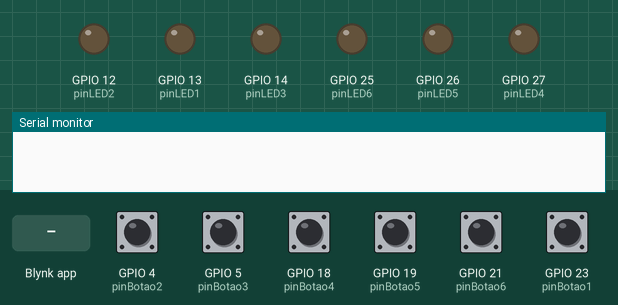
Simulated run of this sketch. Board: ESP32. Shown: output pins drawn as LEDs (lit = HIGH), the last lines printed to the serial monitor. The test bench sets the inputs (shaded band); at power-on: GPIO 4 (pinBotao2), GPIO 5 (pinBotao3), GPIO 18 (pinBotao4), GPIO 19 (pinBotao5), GPIO 21 (pinBotao6), GPIO 23 (pinBotao1) HIGH. WiFi joins after 1.5 s; servers stay silent unless stated.

Above: at 3.0 s.
3.1 s: Blynk app writes 1 to V1
At 3.4 s:
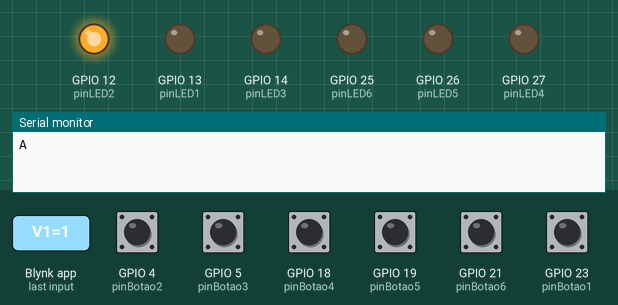
4.6 s: GPIO 5 (pinBotao3) pulled LOW for 0.15 s
At 5.2 s:
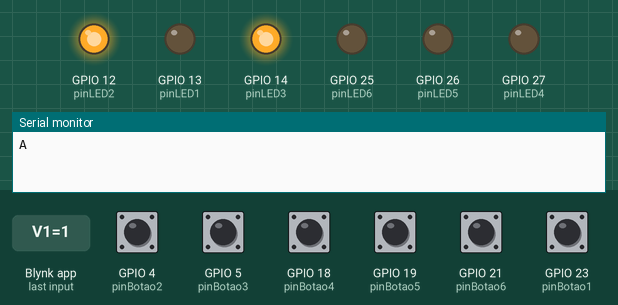
6.2 s: GPIO 4 (pinBotao2) pulled LOW for 0.15 s
At 7.5 s:
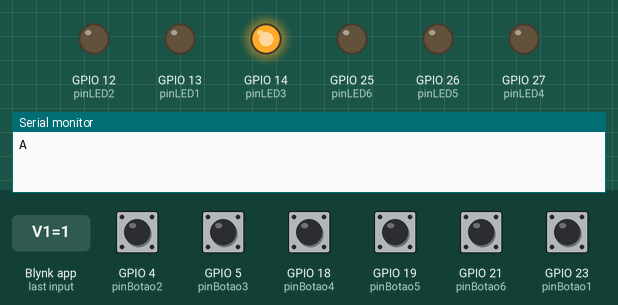
7.8 s: GPIO 18 (pinBotao4) pulled LOW for 0.15 s
At 8.9 s:
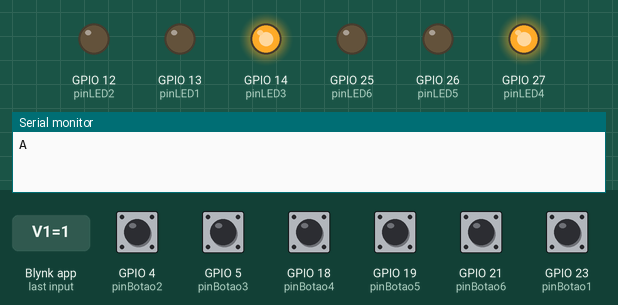
9.4 s: GPIO 19 (pinBotao5) pulled LOW for 0.15 s
At 10.1 s:
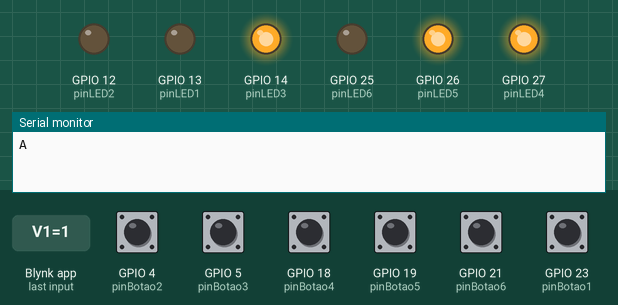
11.0 s: GPIO 21 (pinBotao6) pulled LOW for 0.15 s
At 12.5 s:
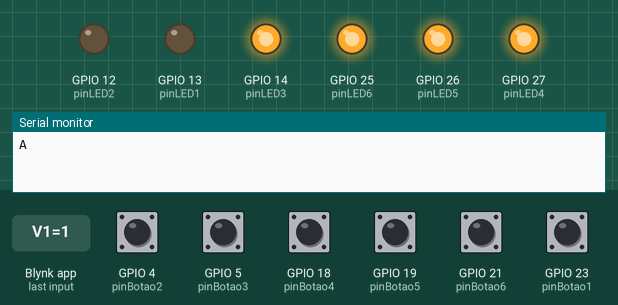
Timing chart, 0 to 13.6 s (numbered marks = the images above; inputs shaded):
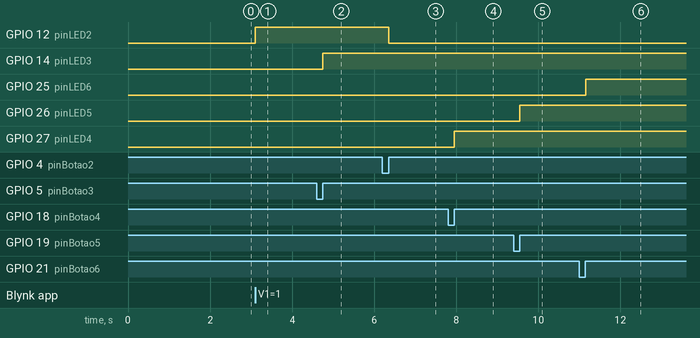

The sketch:

Esp32.ino
```cpp
#include <Arduino.h>
#include <WiFi.h>
#include <WiFiClient.h>
#include <BlynkSimpleEsp32.h>

#define BLYNK_PRINT Serial

#define tempoDebounce 10 //(tempo para eliminar o efeito Bounce EM MILISEGUNDOS)

#define pinBotao1 23
#define pinLED1   13

#define pinBotao2 4
#define pinLED2   12

#define pinBotao3 5
#define pinLED3 14

#define pinBotao4 18
#define pinLED4 27

#define pinBotao5 19
#define pinLED5 26

#define pinBotao6 21
#define pinLED6 25

#define pinBotao7 22
#define pinLED7 33


boolean pinBotao1Retencao();
boolean pinBotao2Retencao();
boolean pinBotao3Retencao();
boolean pinBotao4Retencao();
boolean pinBotao5Retencao();
boolean pinBotao6Retencao();
boolean pinBotao7Retencao();


int pinValue1;
int pinValue2;
int pinValue3;
int pinValue4;
int pinValue5;
int pinValue6;
int pinValue7;
int pinValue8;
int pinValue9;
int pinValue10;


char auth[] = "_npuvzdyd3dc3iFgWUU1anpdEvLgR550";
// char ssid[] = "Casa 2G";
// char pass[] = "senhanet5838";

char ssid[] = "Mira 2G";
char pass[] = "18205590";

// BLYNK_CONNECTED(){
//   Blynk.syncVirtual(V0);
//   Blynk.syncVirtual(V1);
//   Blynk.syncVirtual(V1);

// }

//LUZ SALA
BLYNK_WRITE(V0) {
   pinValue1 = param.asInt();
}

//LUZ COZINHA
BLYNK_WRITE(V1) {
   pinValue2 = param.asInt();
   if(pinValue2 == HIGH){
       Serial.print('A');
   }
   else{
       Serial.print('B');
   }
}

//LUZ BANHEIRO
BLYNK_WRITE(V2) {
   pinValue3 = param.asInt();
}

//LUZ QUARTO
BLYNK_WRITE(V3) {
   pinValue4 = param.asInt();
}

//LUZ ESCRITORIO
BLYNK_WRITE(V4) {
   pinValue5 = param.asInt();
}

//LUZ QUARTO 2
BLYNK_WRITE(V5) {
   pinValue6 = param.asInt();
}

//LUZ EXTERNA
BLYNK_WRITE(V6) {
   pinValue7 = param.asInt();
}

//AR CONDICIONADO
BLYNK_WRITE(V7) {
   if(param.asInt()){
       Serial.print('A');
   }
   else{
       Serial.print('Z');
   }
}

//PORTAO
BLYNK_WRITE(V8) {
   if(param.asInt()){
       Serial.print('1');
   }
   else{
       Serial.print('0');
   }
}

////ALARME
BLYNK_WRITE(V9) {
   if(param.asInt() == HIGH){
       Serial.print('C');
   }
   else{
       Serial.print('D');
   }
}

void setup() {
   Serial.begin(9600);
   Blynk.begin(auth, ssid, pass);
   pinMode(pinBotao1, INPUT_PULLUP);
   pinMode(pinBotao2, INPUT_PULLUP);
   pinMode(pinBotao3, INPUT_PULLUP);
   pinMode(pinBotao4, INPUT_PULLUP);
   pinMode(pinBotao5, INPUT_PULLUP);
   pinMode(pinBotao6, INPUT_PULLUP);

   pinMode(pinLED1, OUTPUT);
   pinMode(pinLED2, OUTPUT);
   pinMode(pinLED3, OUTPUT);
   pinMode(pinLED4, OUTPUT);
   pinMode(pinLED5, OUTPUT);
   pinMode(pinLED6, OUTPUT);

}

void loop() {
   Blynk.run();

   if (pinBotao1Retencao()) {
       digitalWrite(pinLED1, HIGH);
   } else {
       digitalWrite(pinLED1, LOW);
   }

   if (pinBotao2Retencao()) {
       digitalWrite(pinLED2, HIGH);
   } else {
       digitalWrite(pinLED2, LOW);
   }

   if (pinBotao3Retencao()) {
       digitalWrite(pinLED3, HIGH);
   } else {
       digitalWrite(pinLED3, LOW);
   }

   if (pinBotao4Retencao()) {
       digitalWrite(pinLED4, HIGH);
   } else {
       digitalWrite(pinLED4, LOW);
   }

   if (pinBotao5Retencao()) {
       digitalWrite(pinLED5, HIGH);
   } else {
       digitalWrite(pinLED5, LOW);
   }

   if (pinBotao6Retencao()) {
       digitalWrite(pinLED6, HIGH);
   } else {
       digitalWrite(pinLED6, LOW);
   }


}

boolean pinBotao1Retencao() {

   bool estadoBotao;
   static bool estadoBotaoAnt;
   static bool estadoVirtual;
   static bool estadovirtualAnt;

   static bool estadoRet = true;
   static unsigned long delayBotao = 0;

   if ( (millis() - delayBotao) > tempoDebounce ) {
       estadoBotao = digitalRead(pinBotao1);
       estadoVirtual = pinValue1;
       if ( (estadoBotao && (estadoBotao != estadoBotaoAnt)) || (estadoVirtual && (estadoVirtual != estadovirtualAnt))) {
           estadoRet = !estadoRet;
           delayBotao = millis();
       }
       estadoBotaoAnt = estadoBotao;
       estadovirtualAnt = estadoVirtual;
   }

   return estadoRet;
}


boolean pinBotao2Retencao() {

   bool estadoBotao;
   static bool estadoBotaoAnt;
   static bool estadoVirtual;
   static bool estadovirtualAnt;

   static bool estadoRet = true;
   static unsigned long delayBotao = 0;

   if ( (millis() - delayBotao) > tempoDebounce ) {
       estadoBotao = digitalRead(pinBotao2);
       estadoVirtual = pinValue2;
       if ( (estadoBotao && (estadoBotao != estadoBotaoAnt)) || (estadoVirtual && (estadoVirtual != estadovirtualAnt))) {
           estadoRet = !estadoRet;
           delayBotao = millis();
       }
       estadoBotaoAnt = estadoBotao;
       estadovirtualAnt = estadoVirtual;
   }

   return estadoRet;
}

boolean pinBotao3Retencao() {

   bool estadoBotao;
   static bool estadoBotaoAnt;
   static bool estadoVirtual;
   static bool estadovirtualAnt;

   static bool estadoRet = true;
   static unsigned long delayBotao = 0;

   if ( (millis() - delayBotao) > tempoDebounce ) {
       estadoBotao = digitalRead(pinBotao3);
       estadoVirtual = pinValue3;
       if ( (estadoBotao && (estadoBotao != estadoBotaoAnt)) || (estadoVirtual && (estadoVirtual != estadovirtualAnt))) {
           estadoRet = !estadoRet;
           delayBotao = millis();
       }
       estadoBotaoAnt = estadoBotao;
       estadovirtualAnt = estadoVirtual;
   }

   return estadoRet;
}

boolean pinBotao4Retencao() {

   bool estadoBotao;
   static bool estadoBotaoAnt;
   static bool estadoVirtual;
   static bool estadovirtualAnt;

   static bool estadoRet = true;
   static unsigned long delayBotao = 0;

   if ( (millis() - delayBotao) > tempoDebounce ) {
       estadoBotao = digitalRead(pinBotao4);
       estadoVirtual = pinValue4;
       if ( (estadoBotao && (estadoBotao != estadoBotaoAnt)) || (estadoVirtual && (estadoVirtual != estadovirtualAnt))) {
           estadoRet = !estadoRet;
           delayBotao = millis();
       }
       estadoBotaoAnt = estadoBotao;
       estadovirtualAnt = estadoVirtual;
   }

   return estadoRet;
}

boolean pinBotao5Retencao() {

   bool estadoBotao;
   static bool estadoBotaoAnt;
   static bool estadoVirtual;
   static bool estadovirtualAnt;

   static bool estadoRet = true;
   static unsigned long delayBotao = 0;

   if ( (millis() - delayBotao) > tempoDebounce ) {
       estadoBotao = digitalRead(pinBotao5);
       estadoVirtual = pinValue5;
       if ( (estadoBotao && (estadoBotao != estadoBotaoAnt)) || (estadoVirtual && (estadoVirtual != estadovirtualAnt))) {
           estadoRet = !estadoRet;
           delayBotao = millis();
       }
       estadoBotaoAnt = estadoBotao;
       estadovirtualAnt = estadoVirtual;
   }

   return estadoRet;
}

boolean pinBotao6Retencao() {

   bool estadoBotao;
   static bool estadoBotaoAnt;
   static bool estadoVirtual;
   static bool estadovirtualAnt;

   static bool estadoRet = true;
   static unsigned long delayBotao = 0;

   if ( (millis() - delayBotao) > tempoDebounce ) {
       estadoBotao = digitalRead(pinBotao6);
       estadoVirtual = pinValue6;
       if ( (estadoBotao && (estadoBotao != estadoBotaoAnt)) || (estadoVirtual && (estadoVirtual != estadovirtualAnt))) {
           estadoRet = !estadoRet;
           delayBotao = millis();
       }
       estadoBotaoAnt = estadoBotao;
       estadovirtualAnt = estadoVirtual;
   }

   return estadoRet;
}
```

Measured:
- after the input at 3.1 s, GPIO 12 (pinLED2): LOW → HIGH at once
- after the input at 4.6 s, GPIO 14 (pinLED3): LOW → HIGH after 0.15 s
- after the input at 6.2 s, GPIO 12 (pinLED2): HIGH → LOW after 0.15 s
- after the input at 7.8 s, GPIO 27 (pinLED4): LOW → HIGH after 0.15 s
- after the input at 9.4 s, GPIO 26 (pinLED5): LOW → HIGH after 0.15 s
- after the input at 11.0 s, GPIO 25 (pinLED6): LOW → HIGH after 0.15 s
